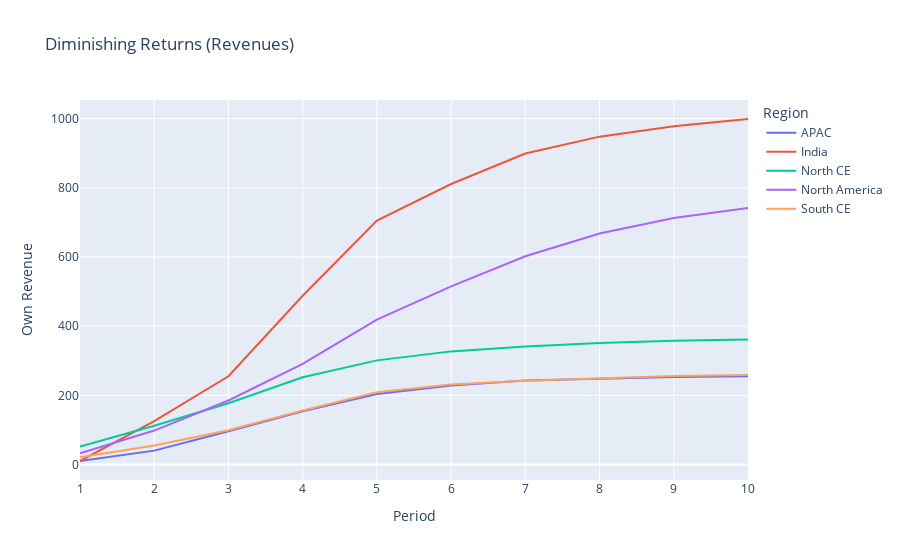

Here is the notebook cell this chart was saved with:
### Code cell
drs2 =px.line(drs, y="Own Revenue", x="Period", color="Region", 
              title="Diminishing Returns (Revenues)")
drs2.show()
drsf2 = drs2.write_html('drs2.html')

### Figure 1 — Plotly figure (JSON) as saved in the notebook; plotly's stock layout.template omitted (floating-point values rounded to 4 significant figures)
{"data": [{"hovertemplate": "Region=APAC<br>Period=%{x}<br>Own Revenue=%{y}<extra></extra>", "legendgroup": "APAC", "line": {"color": "#636efa", "dash": "solid"}, "mode": "lines", "name": "APAC", "orientation": "v", "showlegend": true, "type": "scatter", "x": [1, 2, 3, 4, 5, 6, 7, 8, 9, 10], "xaxis": "x", "y": [10, 40, 96, 154, 204, 228, 243, 248, 253, 255], "yaxis": "y"}, {"hovertemplate": "Region=India<br>Period=%{x}<br>Own Revenue=%{y}<extra></extra>", "legendgroup": "India", "line": {"color": "#EF553B", "dash": "solid"}, "mode": "lines", "name": "India", "orientation": "v", "showlegend": true, "type": "scatter", "x": [1, 2, 3, 4, 5, 6, 7, 8, 9, 10], "xaxis": "x", "y": [10, 125, 255, 488, 705, 811, 899, 948, 978, 999], "yaxis": "y"}, {"hovertemplate": "Region=North CE<br>Period=%{x}<br>Own Revenue=%{y}<extra></extra>", "legendgroup": "North CE", "line": {"color": "#00cc96", "dash": "solid"}, "mode": "lines", "name": "North CE", "orientation": "v", "showlegend": true, "type": "scatter", "x": [1, 2, 3, 4, 5, 6, 7, 8, 9, 10], "xaxis": "x", "y": [52, 112, 177, 252, 301, 327, 341, 351, 358, 361], "yaxis": "y"}, {"hovertemplate": "Region=North America<br>Period=%{x}<br>Own Revenue=%{y}<extra></extra>", "legendgroup": "North America", "line": {"color": "#ab63fa", "dash": "solid"}, "mode": "lines", "name": "North America", "orientation": "v", "showlegend": true, "type": "scatter", "x": [1, 2, 3, 4, 5, 6, 7, 8, 9, 10], "xaxis": "x", "y": [32, 98, 185, 291, 419, 515, 602, 668, 713, 742], "yaxis": "y"}, {"hovertemplate": "Region=South CE<br>Period=%{x}<br>Own Revenue=%{y}<extra></extra>", "legendgroup": "South CE", "line": {"color": "#FFA15A", "dash": "solid"}, "mode": "lines", "name": "South CE", "orientation": "v", "showlegend": true, "type": "scatter", "x": [1, 2, 3, 4, 5, 6, 7, 8, 9, 10], "xaxis": "x", "y": [21, 55, 99, 156, 209, 231, 242, 249, 256, 259], "yaxis": "y"}], "layout": {"legend": {"title": {"text": "Region"}, "tracegroupgap": 0}, "title": {"text": "Diminishing Returns (Revenues)"}, "xaxis": {"anchor": "y", "domain": [0, 1], "title": {"text": "Period"}}, "yaxis": {"anchor": "x", "domain": [0, 1], "title": {"text": "Own Revenue"}}}}
